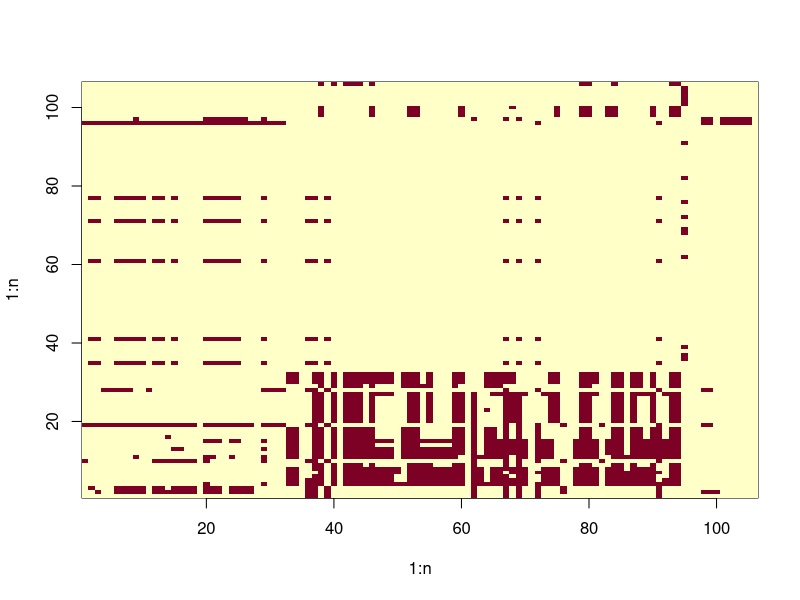

Recreate this plot in R.
# TD3 : Réseau trophique

rm(list=ls())

# Data
Y <- read.table('chilean_TI.csv', header=TRUE, sep=';')
rownames(Y) <- Y[, 2]; 
Y <- as.matrix(Y[, -(1:2)])
diag(Y) <- 0
n <- nrow(Y)
image(1:n, 1:n, Y)
K <- 5
data <- list(Y=Y)

# Init
library(mclust)
init <- Mclust(Y, G=K)
tau <- init$z
veStep <- list(tau=tau)

VEstep <- function(data, mStep, veStep){
  n <- nrow(data$Y); K <- length(mStep$pi)
  logPhi <- array(dim=c(n, n, K, K))
  for(k in 1:K){for( l in 1:K){
    logPhi[, , k, l] <- dbinom(data$Y, 1, prob=mStep$gamma[k, l], log=TRUE)
    diag(logPhi[, , k, l]) <- 0
  }}
  tau <- matrix(0, n, K)
  for(i in 1:n){for (k in 1:K){
    tau[i, k] <- mStep$pi[k]*exp(sum(logPhi[i, , k, ]*veStep$tau))
  }}
  return(list(tau=tau, logPhi=logPhi))
}
Mstep <- function(data, veStep){
  pi <- colMeans(veStep$tau)
  J_I <- matrix(1, nrow(data$Y), ncol(data$Y)) - diag(nrow(data$Y))
  gamma <- t(veStep$tau)%*%data$Y%*%veStep$tau / t(veStep$tau)%*%J_I%*%veStep$tau
  return(list(pi=pi, gamma=gamma))
}

mStep <- Mstep(data=data, veStep=veStep)
veStep <- VEstep(data=data, mStep=mStep, veStep=veStep)
